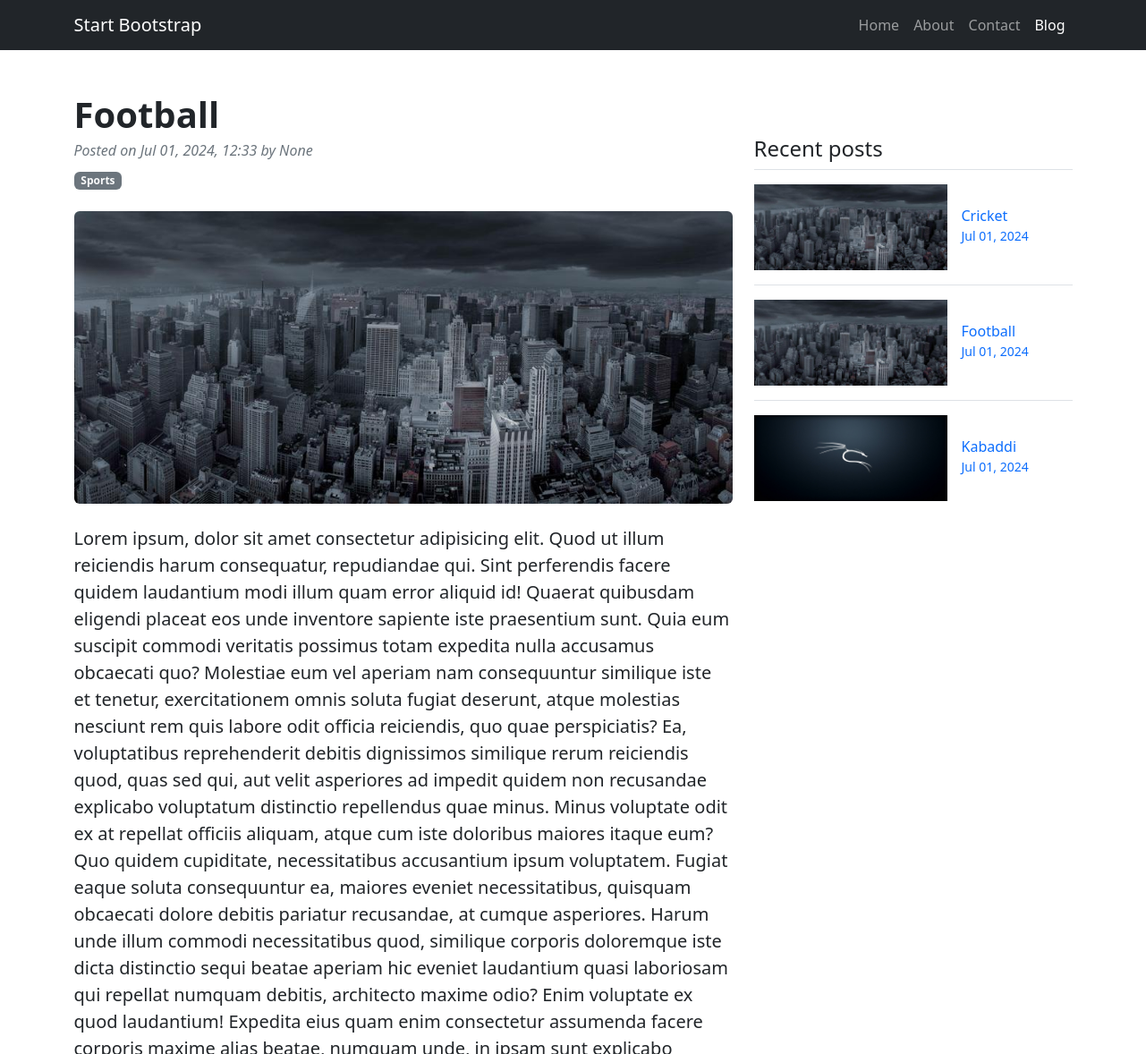
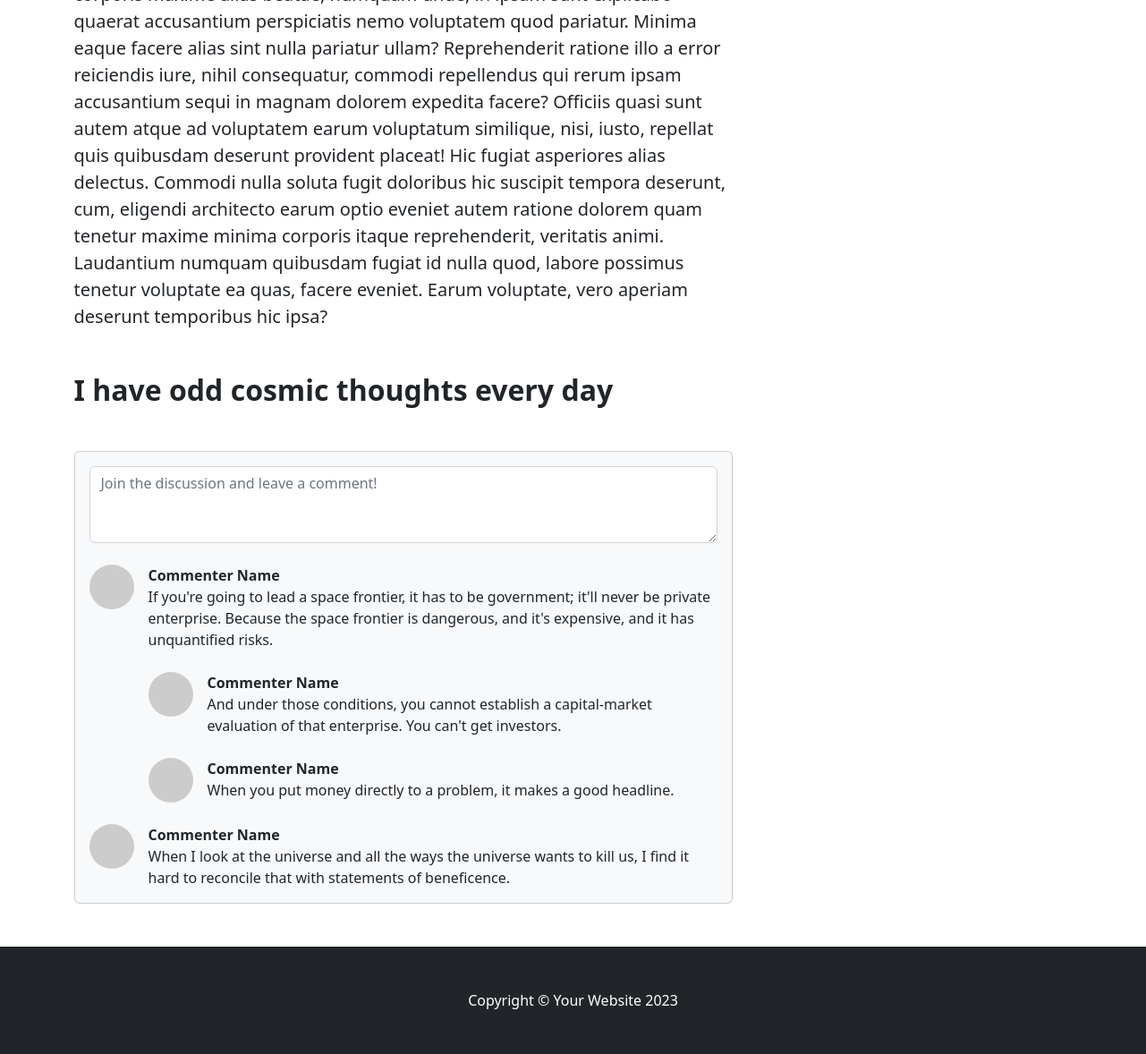
Page /blog/2 on the committed database (2 pictures, top to bottom).
### blog/models.py (models this page shows, shortened)
class Blog(models.Model):
    title = models.CharField(max_length=25)
    feature_image = models.ImageField(upload_to='blog_feature_image/')
    content =   models.TextField()
    category = models.ManyToManyField(Category, related_name='blogs')
    author = models.ForeignKey('auth.User', on_delete=models.SET_NULL, null=True)
    publish_date = models.DateTimeField(default=timezone.now)

class Category(models.Model):
    name = models.CharField(max_length=20, unique=True)

### blog/views.py (the view)
# urls.py: path('<int:id>', views.blog_post, name='blog-post')
def blog_post(request, id):
    blogs=Blog.objects.all()
    blog= Blog.objects.get(id=id)
    context = {'blog':blog,'blogs':blogs}
    return render(request, 'blog/blog_post.html', context)

### templates/blog/blog_post.html (shortened to what this page needs)
{% load static %}
<!DOCTYPE html>
<html lang="en">
    <head>
        <link href="{% static "blog/css/styles.css" %}" rel="stylesheet" />
    </head>
    <body>
        <nav class="navbar navbar-expand-lg navbar-dark bg-dark">
            <div class="container">
                <a class="navbar-brand" href="#!">Start Bootstrap</a>
                <div class="collapse navbar-collapse" id="navbarSupportedContent">
                    <ul class="navbar-nav ms-auto mb-2 mb-lg-0">
                        <li class="nav-item"><a class="nav-link" href="#">Home</a></li>
                        <li class="nav-item"><a class="nav-link" href="#!">About</a></li>
                        <li class="nav-item"><a class="nav-link" href="#!">Contact</a></li>
                        <li class="nav-item"><a class="nav-link active" aria-current="page" href="#">Blog</a></li>
                    </ul>
                </div>
            </div>
        </nav>
        <div class="container mt-5">
            <div class="row">
                <div class="col-lg-8">
                    <article>
                        <header class="mb-4">
                             <h1 class="fw-bolder mb-1">{{blog.title}}</h1>
                            <div class="text-muted fst-italic mb-2">Posted on {{blog.publish_date | date:"M d, Y, H:i"}} by {{blog.author | capfirst}}</div>
                            {% for category in blog.category.all %}
                            <a class="badge bg-secondary text-decoration-none link-light" href="#!">{{ category.name }}{% if not forloop.last %} {% endif %}</a>                            {% endfor %}
                        </header>
                        <figure class="mb-4"><img class="img-fluid rounded" src="{{ blog.feature_image.url }}" alt="{{ blog.title }} Image" /></figure>
                        <section class="mb-5">
                            <p class="fs-5 mb-4">{{blog.content}}</p>
                            <h2 class="fw-bolder mb-4 mt-5">I have odd cosmic thoughts every day</h2>
                        </section>
                    </article>
                    <section class="mb-5">
                        <div class="card bg-light">
                            <div class="card-body">
                                <form class="mb-4"><textarea class="form-control" rows="3" placeholder="Join the discussion and leave a comment!"></textarea></form>
                                <div class="d-flex mb-4">
                                    <div class="flex-shrink-0"><img class="rounded-circle" src="https://dummyimage.com/50x50/ced4da/6c757d.jpg" alt="..." /></div>
                                    <div class="ms-3">
                                        <div class="fw-bold">Commenter Name</div>
                                        If you're going to lead a space frontier, it has to be government; it'll never be private enterprise. Because the space frontier is dangerous, and it's expensive, and it has unquantified risks.
                                        <div class="d-flex mt-4">
                                            <div class="flex-shrink-0"><img class="rounded-circle" src="https://dummyimage.com/50x50/ced4da/6c757d.jpg" alt="..." /></div>
                                            <div class="ms-3">
                                                <div class="fw-bold">Commenter Name</div>
                                                And under those conditions, you cannot establish a capital-market evaluation of that enterprise. You can't get investors.
                                            </div>
                                        </div>
                                        <div class="d-flex mt-4">
                                            <div class="flex-shrink-0"><img class="rounded-circle" src="https://dummyimage.com/50x50/ced4da/6c757d.jpg" alt="..." /></div>
                                            <div class="ms-3">
                                                <div class="fw-bold">Commenter Name</div>
                                                When you put money directly to a problem, it makes a good headline.
                                            </div>
                                        </div>
                                    </div>
                                </div>
                                <div class="d-flex">
                                    <div class="flex-shrink-0"><img class="rounded-circle" src="https://dummyimage.com/50x50/ced4da/6c757d.jpg" alt="..." /></div>
                                    <div class="ms-3">
                                        <div class="fw-bold">Commenter Name</div>
                                        When I look at the universe and all the ways the universe wants to kill us, I find it hard to reconcile that with statements of beneficence.
                                    </div>
                                </div>
                            </div>
                        </div>
                    </section>
                </div>
                 <div class="col-lg-4 mt-5">
                    <div "col-lg-4">
                        <h4 class="">Recent posts</h4>
                        <ul class="list-unstyled">
                            {% for b in blogs %}
                          <li>
                            <a class="d-flex flex-column flex-lg-row gap-3 align-items-start align-items-lg-center py-3 link-body-emphasis text-decoration-none border-top" href="#">
                                <img src="{{b.feature_image.url}}" alt="Custom Image" width="100%" height="96">
                                <div class="col-lg-8">
                                <h6 class="mb-0">{{b.title}}</h6>
                                <small class="text-body-secondary">{{b.publish_date | date:"M d, Y"}}</small>
                                </div>
                            </a>
                          </li>
                          {% endfor %}
                        </ul>
                      </div>
                    </div>
                </div>
            </div>
        <footer class="py-5 bg-dark">
            <div class="container"><p class="m-0 text-center text-white">Copyright &copy; Your Website 2023</p></div>
        </footer>
    </body>
</html>

### rows in the picture
Blog: title "Football", publish_date "Jul 01, 2024, 12:33", author "None", feature_image (picture), content "Lorem ipsum, dolor sit amet consectetur adipisicing elit. Quod ut illum reiciendis harum consequatur, repudiandae qui. Sint perferendis facere quidem laudantium modi illum quam error aliquid id! Quaerat quibusdam eligendi placeat eos unde inventore sapiente iste praesentium sunt. Quia eum suscipit commodi veritatis possimus totam expedita nulla accusamus obcaecati quo? Molestiae eum vel aperiam nam consequuntur similique iste et tenetur, exercitationem omnis soluta fugiat deserunt, atque molestias nesciunt rem quis labore odit officia reiciendis, quo quae perspiciatis? Ea, voluptatibus reprehenderit debitis dignissimos similique rerum reiciendis quod, quas sed qui, aut velit asperiores ad…", publish_date "Jul 01, 2024"
Category: name "Sports"
Blog: feature_image (picture), title "Cricket", publish_date "Jul 01, 2024"
Blog: feature_image (picture), title "Kabaddi", publish_date "Jul 01, 2024"
